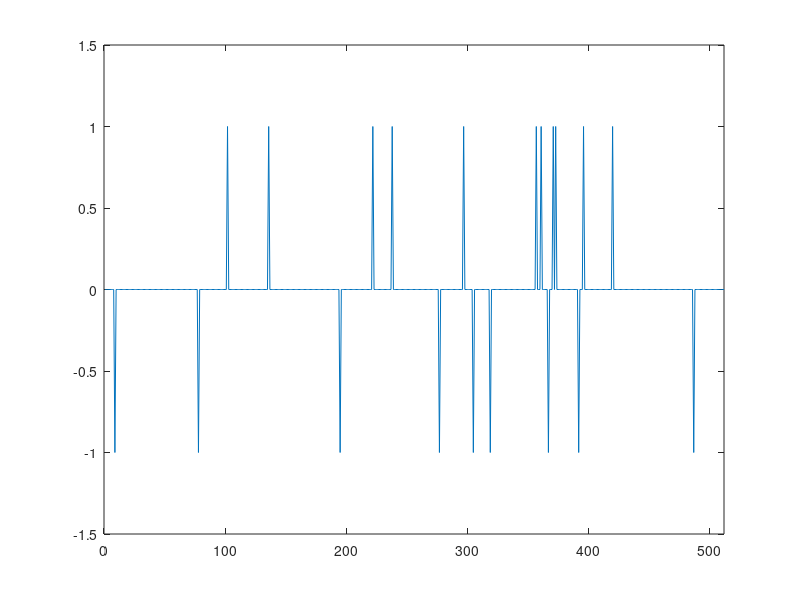

This figure's MATLAB source: (Note: this script raises an error after producing the figure.)
%% Sparse Recovery
% One of Spot's major applications is compressed sensing. In compressed
% sensing, a sparse signal (one with only a few nonzero values) is
% sampled below the <http://en.wikipedia.org/wiki/Nyquist_rate Nyquist rate>,
% but with a particular sampling method that allows it to be reconstructed
% later. This enables measurements that are faster and consume
% less memory. For example, a 2007 paper by <http://www.stanford.edu/~mlustig/ Lustig et al.>
% showed that MRI images can be acquired five times as fast using
% compressed sensing techniques.
%
% Some signals are inherently sparse, such as images that only have a few
% nonzero pixel values. However, compressed sensing has a wide range of
% applications because many signals can be made sparse through particular
% transforms; for example, the Fourier transform of a sine wave is very
% sparse because the wave only contains one frequency. In this
% example, we will simply create a generic sparse signal.
%
% If we sample the signal (represented by the vector |x0|) using a matrix
% |A|, we get the smaller vector |b|:
%
% $$A*x_0=b$$
%
% It must be smaller, otherwise no compression of the signal has occured.
% This means that the matrix |A| must have fewer rows than columns, and the system is
% "underdetermined", having more unknowns than equations. This usually
% means that the vector |b| is not unique, and if we try to solve the system for |x0| using |A| and |b|, we
% will get many different solutions. However, in compressed sensing, we can guarantee that
% the vector |b| is unique, and therefore that we will be able to solve the system to recover the original signal.
% This guarantee requires two things: first, the signal must be sparse, and
% second, we must use a special kind of measurement matrix. Most of these
% special matrices satisfy the <http://en.wikipedia.org/wiki/Restricted_isometry_property
% "Restricted Isometry Property">.
%
% In this example, we will demonstrate how to create the measurement matrix
% |A| as a Spot operator, use it to take measurements of a sparse signal,
% then reconstruct the signal using a basis pursuit solver called SPGL1.

%% Creating an Example Signal
% Let's create a sparse signal that we can measure and reconstruct. We will
% create a "spike train" signal, which only has -1 and 1 magnitudes, and is
% the hardest type of signal to reconstruct. Our signal will have |k|
% nonzero values out of |n| values.
n = 512; k = 20;

%%
% Create a random permutation of the integers 1 to |n|; the
% first |k| of these will be the indices of the signal's nonzero values.
p = randperm(n);

%%
% Initialize the signal |x0| as a column vector of |n| zeros. Set the
% designated nonzero values to be randomly 1 or -1:
x0 = zeros(n,1);
x0(p(1:k)) = sign(randn(k,1));

%%
% Plot the resulting signal:
figure(1); plot(1:n, x0);
axis([0 512 -1.5 1.5]);

%% Taking Measurements
% Now that we have a signal, we have to create the measurement matrix to
% sample it. Gaussian matrices, which have entries randomly
% chosen from the Gaussian (or normal) distribution, satisfy the
% Restricted Isometry Property. We will use one for our measurement
% matrix. It must have |n| columns (the number of rows in the signal vector
% |x0|), but the number of rows is our choice. Each row in the measurement
% matrix represents a single measurement, as it will produce a single entry
% in the resulting vector. In most situations, the number of measurements should
% be about five times as large as the number of nonzero values; we'll use six times:
m = 120;

%%
% Instead of an explicit matrix, we can use a Spot opGaussian operator.
% Using mode 3 of opGaussian creates an implicit Gaussian matrix with
% unit-norm columns (EXPLAIN). This
% means that the columns of the matrix are generated as the operator is
% applied, so that we never have to store the entire matrix.
A = opGaussian(m,n,3)

%%
% To take our measurements, we simply have to apply |A| to |x0|. Our new
% vector |b| has |m| entries. We will also add some random noise:
b  = A*x0 + 0.005 * randn(m,1);

%%
% This is what our compressed data looks like:
figure(); plot(1:m, b)

%% Reconstructing the Signal
% We have stored our signal as the vector |b|; let's try to recover
% it using |A|. We will use a solver called SPGL1, which solves the following basis
% pursuit denoising problem:
%
% $minimize_{x}\|x\|_1 \;subject\;to\; \|Ax\ ^\_ \ b\|_2 \leq \sigma$
%
% The second half of this problem is our condition that |x| actually
% satisfies the equation $Ax=b$ within some range represented by $\sigma$.
% Minimizing the 1-norm of |x| gives us the "simplest" |x| that meets
% this condition, and this will be the sparsest |x|.
%
% First we will set our "optimality tolerance" to 0.0001. This means that
% the solution that the solver finds is guaranteed to be within 0.01% of
% the optimal solution.
opts = spgSetParms('optTol', 1e-4, 'verbosity', 1);

%%
% Next we simply pass |A|, |b|, $\sigma =0.001$, and our parameters to the
% SPGL1 solver:
[x,r,g,info] = spg_bpdn(A,b,1e-3,opts);

%%
% You can see that the solver stopped once the relative error became less
% than 0.0001. Let's plot the reconstruction, |x|, with the original signal,
% |x0|:
figure(2); plot(1:n, x0, 1:n, x);
axis([0 550 -1.5 1.5]);
legend('truth', 'recovery');

%%
% The signal and reconstruction overlap almost completely, so our
% reconstruction is accurate.